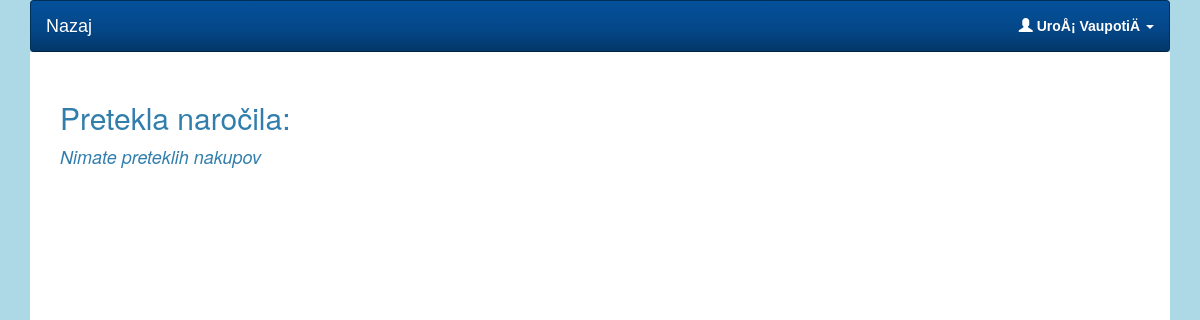
/orders.php (signed in), run on an earlier commit of the app's database.
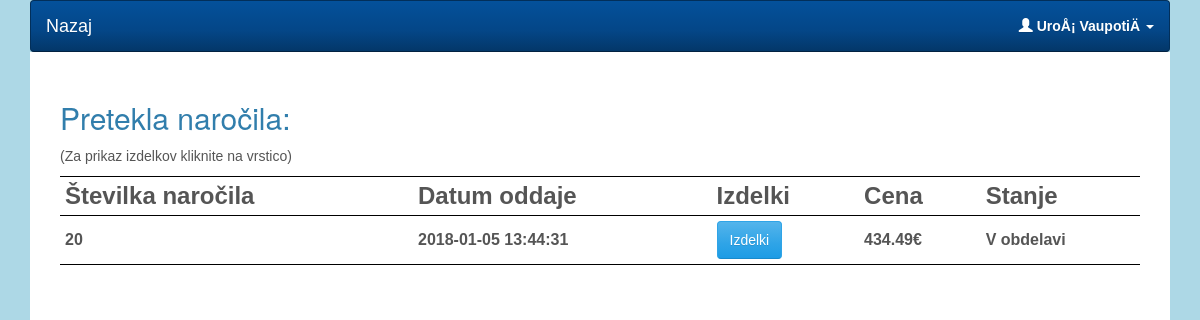
And on a later commit of the database.
### tables this page shows
CREATE TABLE `nakup` (
  `ID` int(10) NOT NULL,
  `ID_kupec` int(10) NOT NULL,
  `Datum` datetime NOT NULL DEFAULT CURRENT_TIMESTAMP,
  `Cena` decimal(10,2) NOT NULL,
  `Status` varchar(45) NOT NULL
);

### orders.php (the view, shortened to what this page needs)
<?php
   include("config.php");
   try {
   	$statement = $pdo->prepare("SELECT * FROM kupec WHERE ID = ?");
   	$statement->bindValue(1, $_SESSION["user_ID"]);
   	$statement->execute();
   	$user = $statement->fetch();
   } catch (PDOException $e) {
   	echo "Napaka pri poizvedbi: {$e->getMessage()}";
   }
   try {
   	$statement = $pdo->prepare("SELECT * FROM nakup WHERE ID_kupec = ?");
   	$statement->bindValue(1, $_SESSION["user_ID"]);
   	$statement->execute();
    if ($statement->rowCount() != 0) {
      $orders = ' <p>(Za prikaz izdelkov kliknite na vrstico)</p>
                  <table width="100%">
                  <tr>
                    <th style="font-size:1.5em">Številka naročila</th>
                    <th style="font-size:1.5em">Datum oddaje</th>
                    <th style="font-size:1.5em">Izdelki</th>
                    <th style="font-size:1.5em">Cena</th>
                    <th style="font-size:1.5em">Stanje</th>
                  </tr>';
      foreach ($statement->fetchAll() as $order) {
        $order_id = $order["ID"];
        $orders .= '<tr>
                      <td><strong>'.$order["ID"].'</strong></td>
                      <td><strong>'.$order["Datum"].'</strong></td>
                      <td>
                        <button type="button" class="btn btn-primary" data-toggle="modal" data-target="#'.$order["ID"].'"> Izdelki</button>
                        <div class="modal fade" id="'.$order["ID"].'" role="dialog">
                          <div class="modal-dialog">
                            <div class="modal-content">
                              <div class="modal-header">
                                <button type="button" class="close" data-dismiss="modal">&times;</button>
                                <h4 class="modal-title"><strong>Naročeni izdelki</strong></h4>
                              </div>
                              <div class="modal-body">
                                <div class="col-md-12">
                                  <table width="100%">
                                  <tr>
                                    <th>Izdelek</th>
                                    <th>Količina</th>
                                    <th>Cena</th>
                                  </tr>';
        try {
          $stmt = $pdo->prepare("SELECT * FROM izdelek_nakupa WHERE ID_nakup = ?");
          $stmt->bindValue(1, $order_id);
          $stmt->execute();
          foreach ($stmt->fetchAll() as $item) {
            try {
              $st = $pdo->prepare("SELECT * FROM izdelek WHERE ID = ?");
              $st->bindValue(1, $item["ID_izdelek"]);
              $st->execute();
              $phone = $st->fetch();
              $orders .= '<tr>
                            <td><strong>'.$phone["Ime"].'</strong></td>
                            <td><strong>'.$item["Kolicina"].'</strong></td>
                            <td><strong>'.$phone["Cena"].'€</strong></td>
                          </tr>
                          ';
            } catch (PDOException $e) {
              echo "Napaka pri poizvedbi: {$e->getMessage()}";
            }
          }
        } catch (PDOException $e) {
          echo "Napaka pri poizvedbi: {$e->getMessage()}";
        }
        $orders .= '                  </table>
                                        </div>
                                      </div>
                                      <div class="modal-footer">
                                      </div>
                                    </div>
                                  </div>
                                </div>
                              </td>
                              <td><strong>'.$order["Cena"].'€</strong></td>
                              <td><strong>'.$order["Status"].'</strong></td>
                            </tr>';
      }
      $orders .=   '</table>';
    } else {
      $orders = '<h4>Nimate preteklih nakupov</h4>';
    }
   } catch (PDOException $e) {
   	echo "Napaka pri poizvedbi: {$e->getMessage()}";
   }
?>
<html>
<head>
	<link href="bootstrap/css/lumen.bootstrap.min.css" rel="stylesheet">
	<link href="css/main.css" rel="stylesheet">
</head>
<body style="background-color: lightblue">
	<div class="container">
		<nav class="navbar fixed-top navbar-inverse">
			<div class="container-fluid">
				<a class="navbar-brand" href="logged_in.php">Nazaj</a>
				<ul class="nav fixed-top navbar-nav navbar-right">
          <li class="dropdown">
						<a class="dropdown-toggle" data-toggle="dropdown" href="account.html"><b><span class="glyphicon glyphicon-user"></span> <?php  echo $user["Ime"].' '.$user["Priimek"]; ?></b> <span class="caret"></span></a>
					</li>
				</ul>
			</div>
		</nav>
    <div class="container-fluid" style="background-color: white; height: 100%;">
      <div class="container-fluid" style="margin-top: 2em;">
        <h2>Pretekla naročila:</h2>
        <?php echo $orders; ?>
        </div>
      </div>
    </div>
</body>
</html>

What changed in the data, as far as the page shows it:
added nakup: ID "20", Datum "2018-01-05 13:44:31", Cena "434.49", Status "V obdelavi"
Also different on the page:
text no longer shown: "Nimate preteklih nakupov"
text now shown: "(Za prikaz izdelkov kliknite na vrstico) Številka naročila Datum oddaje Izdelki Cena Stanje Izdelki €"
